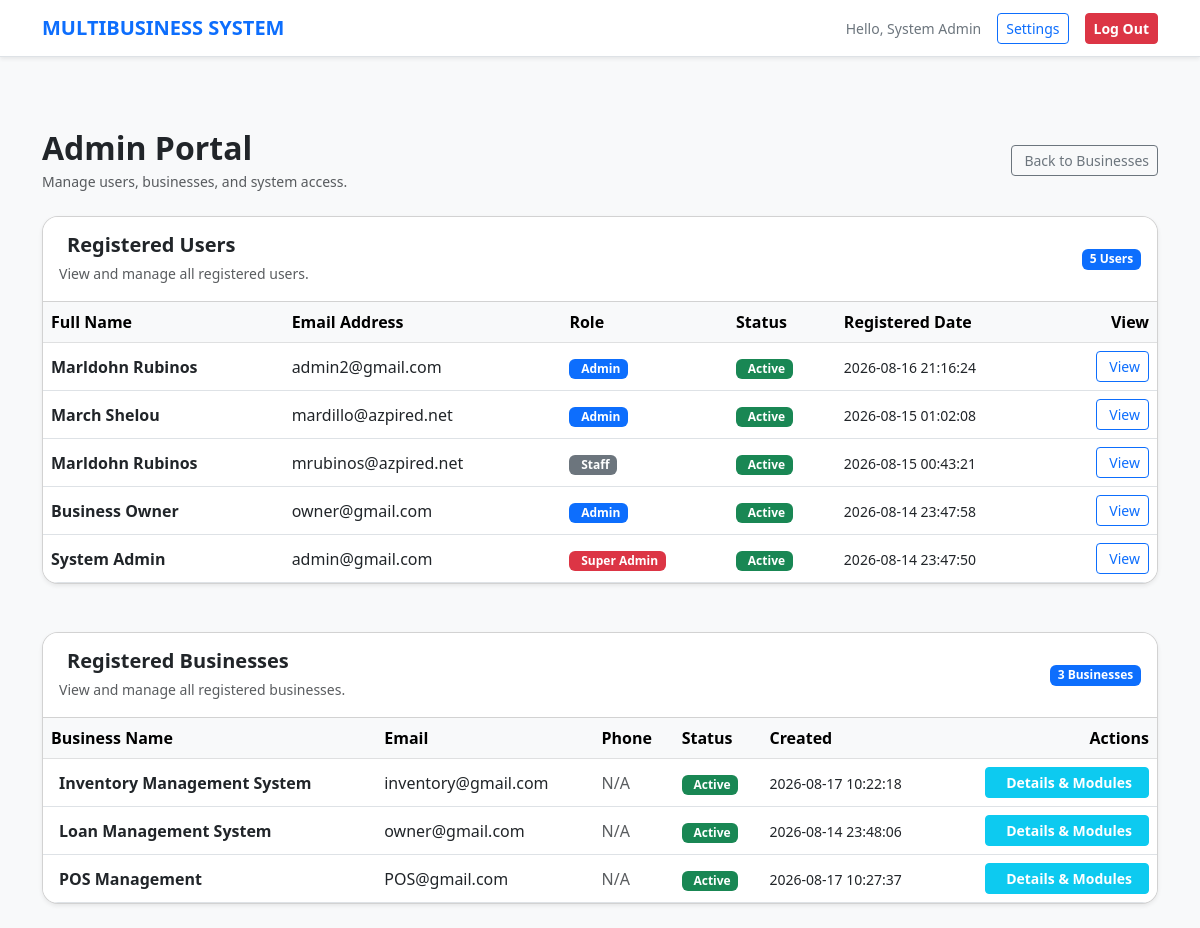
Page /public/index.php?page=admin_portal (signed in) on the committed database.
### tables this page shows
CREATE TABLE `users` (
  `id` int(11) NOT NULL,
  `name` varchar(150) NOT NULL,
  `email` varchar(150) NOT NULL,
  `password` varchar(255) NOT NULL,
  `role` enum('super_admin','admin','staff') NOT NULL DEFAULT 'staff',
  `status` enum('active','inactive','pending') NOT NULL DEFAULT 'active',
  `created_at` timestamp NOT NULL DEFAULT current_timestamp(),
  `updated_at` timestamp NULL DEFAULT NULL ON UPDATE current_timestamp()
);

CREATE TABLE `businesses` (
  `id` int(11) NOT NULL,
  `name` varchar(150) NOT NULL,
  `email` varchar(150) DEFAULT NULL,
  `phone` varchar(50) DEFAULT NULL,
  `address` text DEFAULT NULL,
  `status` enum('active','inactive') NOT NULL DEFAULT 'active',
  `created_at` timestamp NOT NULL DEFAULT current_timestamp(),
  `updated_at` timestamp NULL DEFAULT NULL ON UPDATE current_timestamp()
);

### resources/admin_portal.php (the view, shortened to what this page needs)
<?php
$pdo = Database::getConnection();
$userStmt = $pdo->query("
    SELECT
        id,
        name,
        email,
        role,
        status,
        created_at
    FROM users
    ORDER BY id DESC
");
$users = $userStmt->fetchAll(PDO::FETCH_ASSOC);
$businessStmt = $pdo->query("
    SELECT
        id,
        name,
        email,
        phone,
        address,
        status,
        created_at
    FROM businesses
    ORDER BY name ASC
");
$allBusinesses = $businessStmt->fetchAll(PDO::FETCH_ASSOC);
include __DIR__ . '/partials/header.php';
?>
<div class="container py-4">
    <div class="d-flex justify-content-between align-items-center mb-4">
        <div>
            <h2 class="fw-bold mb-1">
                Admin Portal
            </h2>
            <p class="text-muted small mb-0">
                Manage users, businesses, and system access.
            </p>
        </div>
        <a
            href="index.php?page=select_business"
            class="btn btn-outline-secondary btn-sm"
        >
            Back to Businesses
        </a>
    </div>
    <div class="card shadow-sm rounded-4 mb-5 overflow-hidden">
        <div class="card-header bg-white py-3">
            <div class="d-flex justify-content-between align-items-center">
                <div>
                    <h5 class="fw-bold mb-1">
                        Registered Users
                    </h5>
                    <small class="text-muted">
                        View and manage all registered users.
                    </small>
                </div>
                <span class="badge bg-primary">
                    <?= count($users) ?> Users
                </span>
            </div>
        </div>
        <?php if (empty($users)): ?>
            <div class="p-4 text-center">
                <i
                    class="bi bi-people text-muted"
                    style="font-size:3rem;"
                ></i>
                <p class="text-muted mb-0 mt-2">
                    No users found.
                </p>
            </div>
        <?php else: ?>
            <div class="table-responsive">
                <table class="table table-hover align-middle mb-0">
                    <thead class="table-light">
                        <tr>
                            <th>Full Name</th>
                            <th>Email Address</th>
                            <th>Role</th>
                            <th>Status</th>
                            <th>Registered Date</th>
                            <th class="text-end">
                                View
                            </th>
                        </tr>
                    </thead>
                    <tbody>
                        <?php foreach ($users as $u): ?>
                            <?php
                            $role = $u['role'] ?? 'staff';
                            $status = $u['status'] ?? 'inactive';
                            ?>
                            <tr>
                                <td class="fw-bold">
                                    <?= htmlspecialchars(
                                        $u['name']
                                    ) ?>
                                </td>
                                <td>
                                    <?= htmlspecialchars(
                                        $u['email']
                                    ) ?>
                                </td>
                                <td>
                                    <?php if ($role === 'super_admin'): ?>
                                        <span class="badge bg-danger">
                                            Super Admin
                                        </span>
                                    <?php elseif ($role === 'admin'): ?>
                                        <span class="badge bg-primary">
                                            Admin
                                        </span>
                                    <?php else: ?>
                                        <span class="badge bg-secondary">
                                            Staff
                                        </span>
                                    <?php endif; ?>
                                </td>
                                <td>
                                    <?php if ($status === 'active'): ?>
                                        <span class="badge bg-success">
                                            Active
                                        </span>
                                    <?php endif; ?>
                                </td>
                                <td>
                                    <small>
                                        <?= htmlspecialchars(
                                            $u['created_at']
                                        ) ?>
                                    </small>
                                </td>
                                <td class="text-end">
                                    <a
                                        href="index.php?page=admin_user_details&id=<?= (int)$u['id'] ?>"
                                        class="btn btn-outline-primary btn-sm"
                                        title="View User Details"
                                    >
                                        View
                                    </a>
                                </td>
                            </tr>
                        <?php endforeach; ?>
                    </tbody>
                </table>
            </div>
        <?php endif; ?>
    </div>
    <div class="card shadow-sm rounded-4 overflow-hidden">
        <div class="card-header bg-white py-3">
            <div class="d-flex justify-content-between align-items-center">
                <div>
                    <h5 class="fw-bold mb-1">
                        Registered Businesses
                    </h5>
                    <small class="text-muted">
                        View and manage all registered businesses.
                    </small>
                </div>
                <span class="badge bg-primary">
                    <?= count($allBusinesses) ?> Businesses
                </span>
            </div>
        </div>
        <?php if (empty($allBusinesses)): ?>
            <div class="p-4 text-center">
                <i
                    class="bi bi-buildings text-muted"
                    style="font-size:3rem;"
                ></i>
                <p class="text-muted mb-0 mt-2">
                    No businesses found in the system.
                </p>
            </div>
        <?php else: ?>
            <div class="table-responsive">
                <table class="table table-hover align-middle mb-0">
                    <thead class="table-light">
                        <tr>
                            <th>Business Name</th>
                            <th>Email</th>
                            <th>Phone</th>
                            <th>Status</th>
                            <th>Created</th>
                            <th class="text-end">
                                Actions
                            </th>
                        </tr>
                    </thead>
                    <tbody>
                        <?php foreach ($allBusinesses as $biz): ?>
                            <?php
                            $businessStatus = $biz['status'] ?? 'inactive';
                            ?>
                            <tr>
                                <td class="fw-bold">
                                    <?= htmlspecialchars(
                                        $biz['name']
                                    ) ?>
                                </td>
                                <td>
                                    <?php if (!empty($biz['email'])): ?>
                                        <?= htmlspecialchars(
                                            $biz['email']
                                        ) ?>
                                    <?php else: ?>
                                        <span class="text-muted">
                                            N/A
                                        </span>
                                    <?php endif; ?>
                                </td>
                                <td>
                                    <?php if (!empty($biz['phone'])): ?>
                                        <i class="bi bi-telephone me-1 text-primary"></i>
                                        <?= htmlspecialchars(
                                            $biz['phone']
                                        ) ?>
                                    <?php else: ?>
                                        <span class="text-muted">
                                            N/A
                                        </span>
                                    <?php endif; ?>
                                </td>
                                <td>
                                    <?php if ($businessStatus === 'active'): ?>
                                        <span class="badge bg-success">
                                            Active
                                        </span>
                                    <?php endif; ?>
                                </td>
                                <td>
                                    <small>
                                        <?= htmlspecialchars(
                                            $biz['created_at']
                                        ) ?>
                                    </small>
                                </td>
                                <td class="text-end">
                                    <a
                                        href="index.php?page=admin_business_details&id=<?= (int)$biz['id'] ?>"
                                        class="btn btn-info btn-sm fw-bold px-3 text-white"
                                    >
                                        Details & Modules
                                    </a>
                                </td>
                            </tr>
                        <?php endforeach; ?>
                    </tbody>
                </table>
            </div>
        <?php endif; ?>
    </div>
</div>
<?php include __DIR__ . '/partials/footer.php'; ?>

### rows in the picture
users: name "Marldohn Rubinos", email "admin2@gmail.com", role "Admin", status "Active", created_at "2026-08-16 21:16:24"
users: name "March Shelou", email "mardillo@azpired.net", role "Admin", status "Active", created_at "2026-08-15 01:02:08"
users: name "Marldohn Rubinos", email "mrubinos@azpired.net", role "Staff", status "Active", created_at "2026-08-15 00:43:21"
users: name "Business Owner", email "owner@gmail.com", role "Admin", status "Active", created_at "2026-08-14 23:47:58"
users: name "System Admin", email "admin@gmail.com", role "Super Admin", status "Active", created_at "2026-08-14 23:47:50"
businesses: name "Inventory Management System", email "inventory@gmail.com", shows "N/A", status "Active", created_at "2026-08-17 10:22:18"
businesses: name "Loan Management System", email "owner@gmail.com", phone "N/A", status "Active", created_at "2026-08-14 23:48:06"
businesses: name "POS Management", email "POS@gmail.com", shows "N/A", status "Active", created_at "2026-08-17 10:27:37"

### other values in the picture
$_SESSION['name'] "System Admin"
count($users) "5"
count($allBusinesses) "3"
